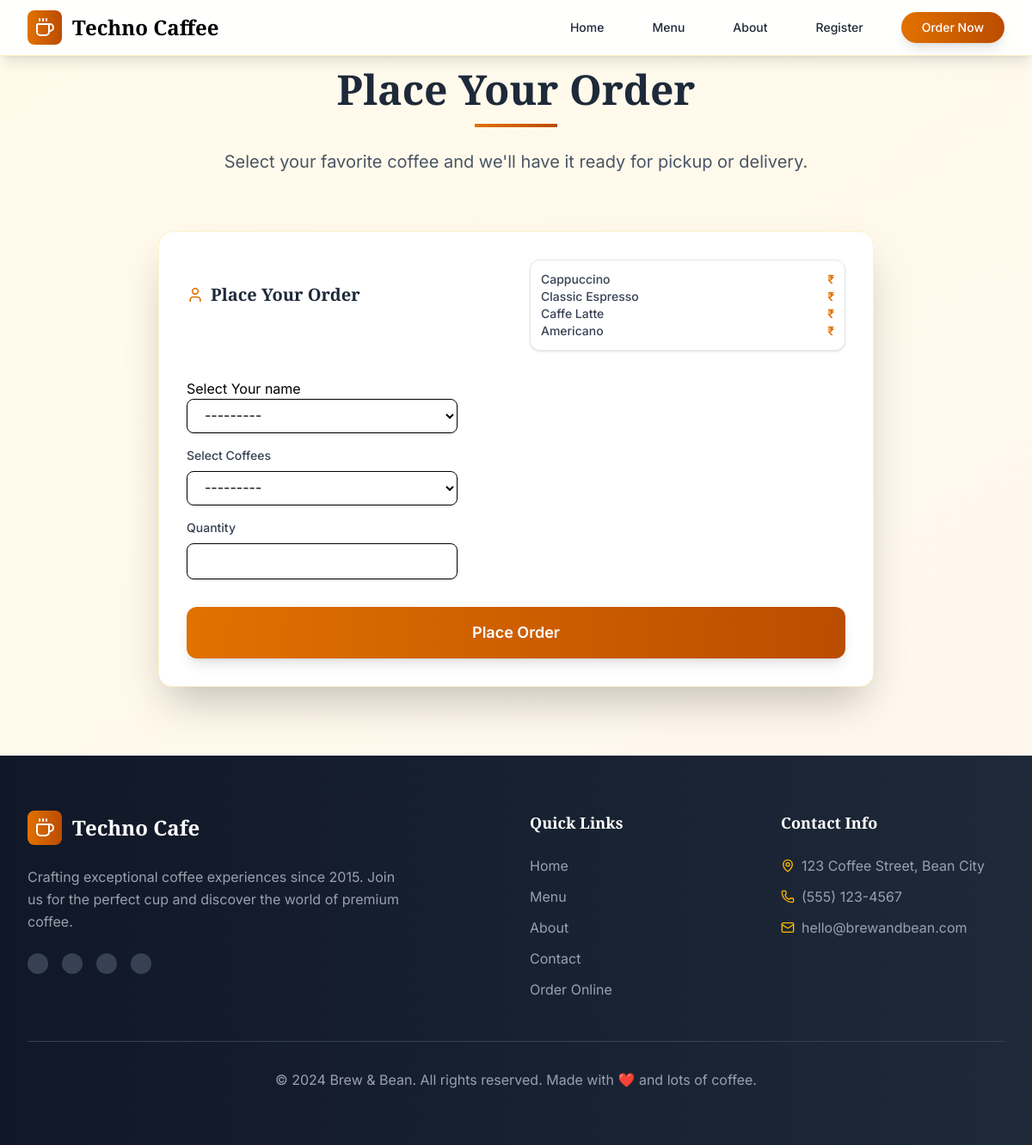
Page /coffee/ordernow/ on the committed database.
### Coffees/models.py (models this page shows)
class CoffeeTypes(models.Model):
    name = models.CharField(max_length=100)
    descriptions = models.TextField(null=False)
    price = models.IntegerField(max_length=10)
    image = models.ImageField(upload_to='imgs/', null=False)
    def __str__(self):
        return self.name

### Coffees/views.py (the view)
# urls.py: path("ordernow/", views.ordernow, name='order now Page'),
def ordernow(request):
    selected_coffee = None
    quentity = None
    total_price = None
    if request.method == 'POST':
        form = PlaceOrderForm(request.POST)
        if form.is_valid():
            user = form.cleaned_data['user']
            coffee = form.cleaned_data['coffee']
            quentity = form.cleaned_data['quantity']
            selected_coffee = coffee
            total_price = quentity * coffee.price
            Order = form.save(commit=False)
            Order.price = total_price
            Order.save()
            pdf = generate_pdf('invoice.html', {'Order': Order})
            if pdf:
                response = HttpResponse(pdf, content_type='application/pdf')
                filename = f"Invoice_{Order.id}.pdf"
                content = f"attachment; filename={filename}"
                response['Content-Disposition'] = content
                return response
    else:
        form = PlaceOrderForm()
    coffees = CoffeeTypes.objects.all()
    return render(request,"ordernow.html",{
        'form':form,
        'selected_coffee':selected_coffee,
        'quentity':quentity,
        'total_price':total_price,
        'coffees':coffees
        })

### Coffees/forms.py
class PlaceOrderForm(forms.ModelForm):
    class Meta:
        model = Order
        fields = ['user','coffee','quantity']

### Coffees/models.py (called while the page is built)
    def __str__(self):
        return self.name

### templates/orderNow.html (shortened to what this page needs)
{% extends "layout.html" %}
{% load widget_tweaks %}
{% block body %}
    <section id="order" class="py-20 bg-gradient-to-br from-amber-50 to-orange-50">
        <div class="max-w-4xl mx-auto px-4 sm:px-6 lg:px-8">
            <div class="text-center mb-16 fade-in">
                <h2 class="text-5xl font-bold heading-font text-gray-800 mb-4">Place Your Order</h2>
                <div class="w-24 h-1 bg-gradient-to-r from-amber-600 to-amber-700 mx-auto mb-6"></div>
                <p class="text-xl text-gray-600 leading-relaxed">Select your favorite coffee and we'll have it ready for pickup or delivery.</p>
            </div>
            <div class="bg-white p-8 rounded-2xl shadow-2xl fade-in border border-amber-100">
                <form id="order-form" method="POST">
                    <div class="grid grid-cols-1 md:grid-cols-2 gap-8 mb-8">
                            <h3 class="text-xl font-semibold heading-font text-gray-800 mb-6 flex items-center">
                                <i data-lucide="user" class="h-5 w-5 mr-2 text-amber-600"></i>
                                Place Your Order
                            </h3>
                            <div class="w-full p-3 bg-white rounded-xl shadow-sm border border-gray-200">
                                {% for coffee in coffees %}
                                    <div class="flex justify-between items-center text-sm">
                                        <h2 class="font-medium text-gray-700 truncate">{{coffee}}</h2>
                                        <span class="font-semibold text-amber-600">₹ {{coffee.Price}}</span>
                                    </div>
                                {% endfor %}
                            </div>
                        <div>
                            <div class="flex gap-4">
                                <div class="space-y-4">
                                <div class="w-full>
                                    <label for="customer-name" class="block text-sm font-medium text-gray-700 mb-2">Select Your name</label>
                                    {{ form.user|add_class:"w-full px-4 py-2 border rounded-lg shadow-sm focus:outline-none focus:ring-2 focus:ring-amber-500" }}
                                </div>
                                <div>
                                    <label for="customer-email" class="block text-sm font-medium text-gray-700 mb-2">Select Coffees</label>
                                    {{ form.coffee|add_class:"w-full px-4 py-2 border rounded-lg shadow-sm focus:outline-none focus:ring-2 focus:ring-amber-500" }}
                                </div>
                                <div>
                                    <label for="quantity" class="block text-sm font-medium text-gray-700 mb-2">Quantity</label>
                                    {{ form.quantity|add_class:"w-full px-4 py-2 border rounded-lg shadow-sm focus:outline-none focus:ring-2 focus:ring-amber-500" }}
                                </div>
                            </div>
                            </div>
                        </div>
                    </div>
                    <a href="/">
                        <button type="submit" class="w-full bg-gradient-to-r from-amber-600 to-amber-700 text-white py-4 px-6 rounded-xl text-lg font-semibold hover:from-amber-700 hover:to-amber-800 transition-all duration-300 transform hover:scale-105 shadow-lg pulse-glow">
                            Place Order
                        </button>
                    </a>
                </form>
            </div>
        </div>
    </section>
{% endblock body %}

### static/styles/style.css (style rules this page uses)
body { font-family: 'Inter', sans-serif; }
.heading-font { font-family: 'Playfair Display', serif; }

### rows in the picture
CoffeeTypes: name "Cappuccino"
CoffeeTypes: name "Classic Espresso"
CoffeeTypes: name "Caffe Latte"
CoffeeTypes: name "Americano"
